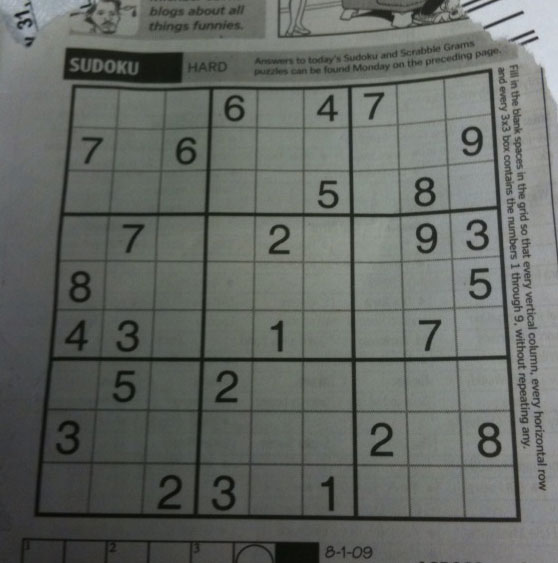
#> input picture sudoku.png, 558 x 563 px
$ python 04-1_threshold-opencv.py
#> lines starting #> are read from the running program, lines starting #| are printed output that depends on the picture; after the words box and inside, x2 and y2 are one past the last pixel; in counts of white or black regions, pixels touching at a corner belong together
# threshold-opencv.py
import numpy as np
import cv2 as cv


th = 160  # 二値化の閾値

FN_INPUT = "sudoku.png"
# FN_OUTPUT = FN_INPUT + "_threshold{}.png".format(th)
FN_OUTPUT = f"{FN_INPUT}_threshold{th}.png"

image = cv.imread(FN_INPUT, cv.IMREAD_GRAYSCALE)
#> image: shape (563, 558); min 7, max 218, mean 101.8

# 二値化をする
# 戻り値が2つあり、1つ目は与えた thresh と同じ値なので、
# 特に意味はないが、受け取る必要がある　→　変数を _ に置き換えることもある
_, image_b = cv.threshold(image,
    thresh=th, maxval=255, type=cv.THRESH_BINARY)
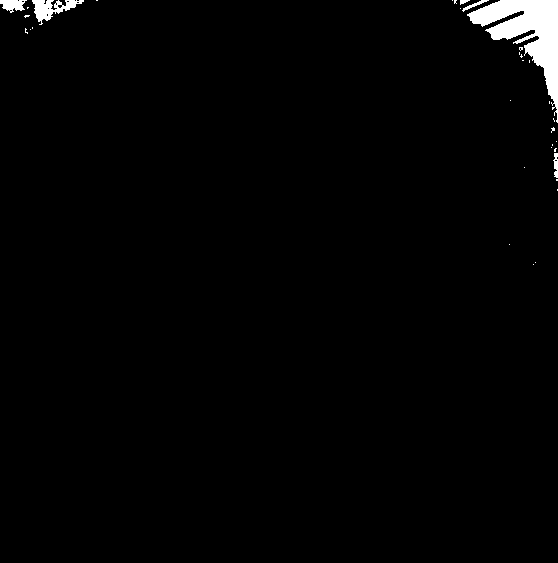
#> image_b: shape (563, 558); 1.6% white; 34 white regions (28 under 20 px), largest, box (x1, y1, x2, y2) and area: (467, 0, 558, 123) 3952, (32, 0, 84, 25) 554, (0, 0, 27, 13) 227, (553, 153, 558, 178) 86, (462, 0, 489, 12) 78, (460, 0, 470, 5) 29

cv.imwrite(FN_OUTPUT, image_b)


"""
Note:
    cv.threshold は画素値を 0 または maxval の2値に変換する（0 は固定）。
    画素値が閾値 (threshold value) 以下かそれ以外かで、
    どう処理されるかを type で決める。
    一部の type は、 0 や maxval に変換せずにそのまま画素値を残すものもある。
"""

$ run again, with noisy2.png copied over sudoku.png
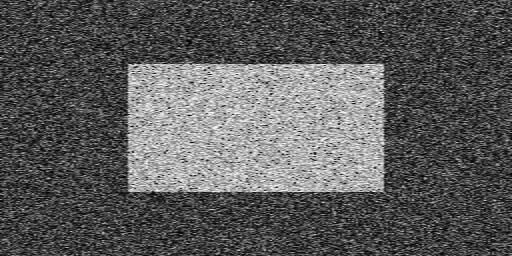
#> input picture noisy2.png, 512 x 256 px
#> image is the input picture: shape (256, 512); min 0, max 254, mean 91
#> `_, image_b = cv.threshold(image, thresh=th, maxval=255, type=cv.THRESH..`:
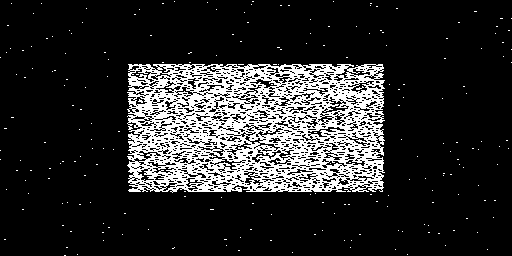
#> image_b: shape (256, 512); 17.1% white; 216 white regions (215 under 20 px), largest, box (x1, y1, x2, y2) and area: (127, 64, 385, 193) 22010
